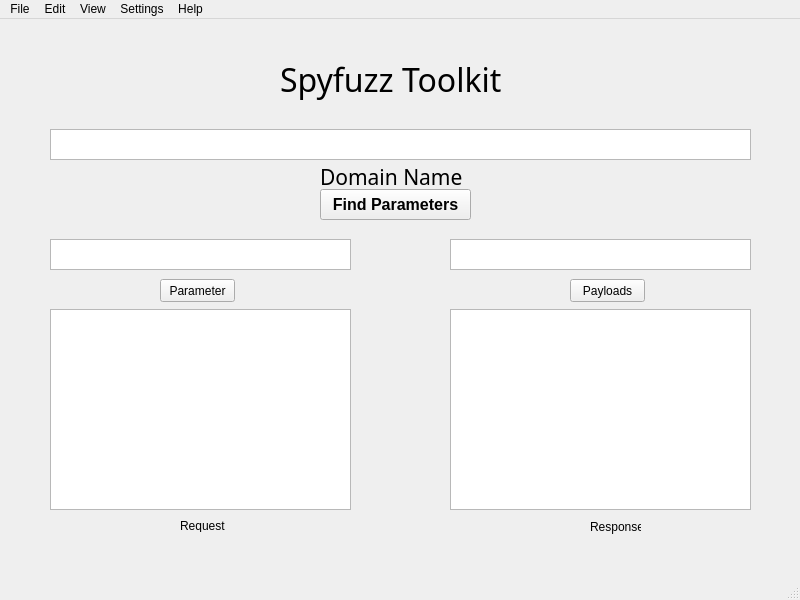
<?xml version="1.0" encoding="UTF-8"?>
<ui version="4.0">
 <class>MainWindow</class>
 <widget class="QMainWindow" name="MainWindow">
  <property name="geometry">
   <rect>
    <x>0</x>
    <y>0</y>
    <width>800</width>
    <height>600</height>
   </rect>
  </property>
  <property name="windowTitle">
   <string>MainWindow</string>
  </property>
  <widget class="QWidget" name="centralwidget">
   <widget class="QPushButton" name="pushButton">
    <property name="geometry">
     <rect>
      <x>320</x>
      <y>170</y>
      <width>151</width>
      <height>31</height>
     </rect>
    </property>
    <property name="font">
     <font>
      <pointsize>12</pointsize>
      <weight>75</weight>
      <bold>true</bold>
     </font>
    </property>
    <property name="text">
     <string>Find Parameters</string>
    </property>
   </widget>
   <widget class="QTextEdit" name="textEdit">
    <property name="geometry">
     <rect>
      <x>50</x>
      <y>110</y>
      <width>701</width>
      <height>31</height>
     </rect>
    </property>
   </widget>
   <widget class="QLabel" name="label">
    <property name="geometry">
     <rect>
      <x>320</x>
      <y>150</y>
      <width>151</width>
      <height>16</height>
     </rect>
    </property>
    <property name="font">
     <font>
      <family>JPCS Engineering Font</family>
      <pointsize>16</pointsize>
     </font>
    </property>
    <property name="text">
     <string>Domain Name</string>
    </property>
   </widget>
   <widget class="QLabel" name="label_2">
    <property name="geometry">
     <rect>
      <x>280</x>
      <y>40</y>
      <width>241</width>
      <height>41</height>
     </rect>
    </property>
    <property name="font">
     <font>
      <family>JPCS Engineering Font</family>
      <pointsize>24</pointsize>
     </font>
    </property>
    <property name="text">
     <string>Spyfuzz Toolkit</string>
    </property>
   </widget>
   <widget class="QPushButton" name="pushButton_2">
    <property name="geometry">
     <rect>
      <x>160</x>
      <y>260</y>
      <width>75</width>
      <height>23</height>
     </rect>
    </property>
    <property name="text">
     <string>Parameter</string>
    </property>
   </widget>
   <widget class="QPushButton" name="pushButton_3">
    <property name="geometry">
     <rect>
      <x>570</x>
      <y>260</y>
      <width>75</width>
      <height>23</height>
     </rect>
    </property>
    <property name="text">
     <string>Payloads</string>
    </property>
   </widget>
   <widget class="QTextEdit" name="textEdit_2">
    <property name="geometry">
     <rect>
      <x>50</x>
      <y>220</y>
      <width>301</width>
      <height>31</height>
     </rect>
    </property>
   </widget>
   <widget class="QTextEdit" name="textEdit_3">
    <property name="geometry">
     <rect>
      <x>450</x>
      <y>220</y>
      <width>301</width>
      <height>31</height>
     </rect>
    </property>
   </widget>
   <widget class="QTextEdit" name="textEdit_4">
    <property name="geometry">
     <rect>
      <x>50</x>
      <y>290</y>
      <width>301</width>
      <height>201</height>
     </rect>
    </property>
   </widget>
   <widget class="QTextEdit" name="textEdit_5">
    <property name="geometry">
     <rect>
      <x>450</x>
      <y>290</y>
      <width>301</width>
      <height>201</height>
     </rect>
    </property>
   </widget>
   <widget class="QLabel" name="label_3">
    <property name="geometry">
     <rect>
      <x>180</x>
      <y>500</y>
      <width>47</width>
      <height>13</height>
     </rect>
    </property>
    <property name="text">
     <string>Request</string>
    </property>
   </widget>
   <widget class="QLabel" name="label_4">
    <property name="geometry">
     <rect>
      <x>590</x>
      <y>500</y>
      <width>51</width>
      <height>16</height>
     </rect>
    </property>
    <property name="text">
     <string>Response</string>
    </property>
   </widget>
  </widget>
  <widget class="QMenuBar" name="menubar">
   <property name="geometry">
    <rect>
     <x>0</x>
     <y>0</y>
     <width>800</width>
     <height>21</height>
    </rect>
   </property>
   <widget class="QMenu" name="menuFile">
    <property name="title">
     <string>File</string>
    </property>
   </widget>
   <widget class="QMenu" name="menuEdit">
    <property name="title">
     <string>Edit</string>
    </property>
   </widget>
   <widget class="QMenu" name="menuView">
    <property name="title">
     <string>View</string>
    </property>
   </widget>
   <widget class="QMenu" name="menuSettings">
    <property name="title">
     <string>Settings</string>
    </property>
   </widget>
   <widget class="QMenu" name="menuHelp">
    <property name="title">
     <string>Help</string>
    </property>
   </widget>
   <addaction name="menuFile"/>
   <addaction name="menuEdit"/>
   <addaction name="menuView"/>
   <addaction name="menuSettings"/>
   <addaction name="menuHelp"/>
  </widget>
  <widget class="QStatusBar" name="statusbar"/>
 </widget>
 <resources/>
 <connections/>
</ui>
